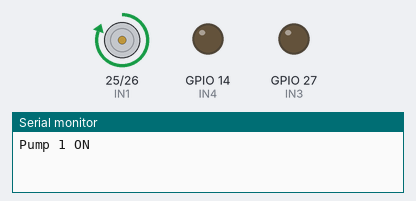
A sketch run on a simulated ESP32. Shown: motor-driver pin pairs drawn as motors (green arrow = first pin HIGH = forward, orange = second pin HIGH = backward, longer = more drive), output pins drawn as LEDs (lit = HIGH), the last lines printed to the serial monitor. At 10.9 s the program stops and its outputs stay as they are.

Above: at 0.6 s.
At 11.0 s:
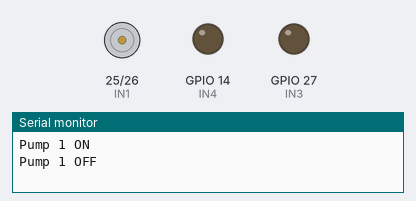
Timing chart, 0 to 12.4 s (numbered marks = the images above):
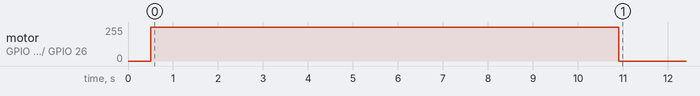

Measured:
- by itself, motor on GPIO 25 (IN1) / GPIO 26 (IN2): stopped → forward 255/255 at 0.50 s, → stopped 10.4 s later

The sketch:

pump1_volume_test_esp32.ino
```cpp
#define IN1  25  // Pump 1 ON
#define IN2  26  // Pump 1 OFF

#define IN3  27  // Pump 2 ON
#define IN4  14  // Pump 2 OFF

void setup() {
  Serial.begin(115200);

  pinMode(IN1, OUTPUT);
  pinMode(IN2, OUTPUT);
  pinMode(IN3, OUTPUT);
  pinMode(IN4, OUTPUT);

  // Ensure both pumps are OFF at startup
  digitalWrite(IN1, LOW);
  digitalWrite(IN2, LOW);
  digitalWrite(IN3, LOW);
  digitalWrite(IN4, LOW);

  delay(500);  // Allow time to stabilize
}

void loop() {
  Serial.println("Pump 1 ON");
  digitalWrite(IN1, HIGH);
  digitalWrite(IN2, LOW);
  delay(10400);  // Run Pump 1 for 5 seconds

  Serial.println("Pump 1 OFF");
  digitalWrite(IN1, LOW);
  digitalWrite(IN2, LOW);

  while (1);  // Stop further executionA
}
```
